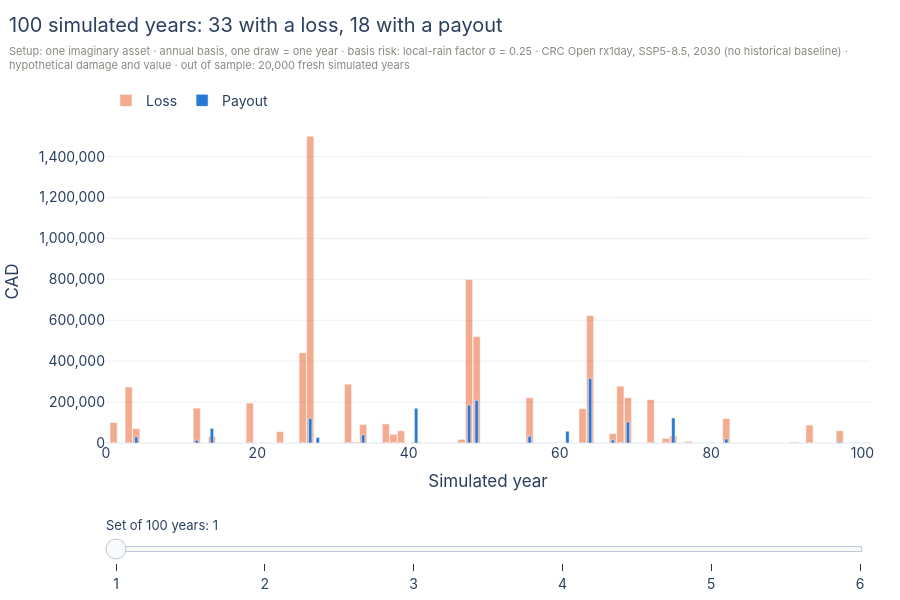

The notebook cell this image was saved under:
### Markdown cell above
> 💡 **Key idea: the contract is a function.** A cover is an **index**, a
> **payout function** and a currency, and that is all of it.
> Here `payout = 500,000 × clip((rain − 45) / (75 − 45), 0, 1)`. The module also
> ships a step payout, a piecewise-linear payout and an all-or-nothing payout,
> and you can write your own. Because the terms are just data, a cover can be
> saved, hashed and compared exactly (`first_cover.to_json()`,
> `first_cover.definition_hash`).

## 2. How often does it pay?

The brewery pays its premium every year. The payout comes only sometimes. Here
are 100 simulated years, with the loss and the payout of each. Drag the slider to
roll another 100.

### Code cell
CENTURIES = 6 if not CI else 3
years_axis = np.arange(1, 101)
fig = go.Figure()
for century in range(CENTURIES):
    start, stop = century * 100, (century + 1) * 100
    fig.add_trace(go.Bar(x=years_axis, y=loss_years[start:stop], name="Loss", marker_color=ORANGE, opacity=0.55,
                         visible=century == 0, width=0.95, legendgroup="loss", showlegend=True,
                         hovertemplate="Year %{x}: loss CAD %{y:,.0f}<extra></extra>"))
    fig.add_trace(go.Bar(x=years_axis, y=paid[start:stop], name="Payout", marker_color=BLUE,
                         visible=century == 0, width=0.45, legendgroup="payout", showlegend=True,
                         hovertemplate="Year %{x}: payout CAD %{y:,.0f}<extra></extra>"))


def visible_century(century):
    return [index // 2 == century for index in range(2 * CENTURIES)]


def century_title(century):
    start, stop = century * 100, (century + 1) * 100
    return (f"100 simulated years: {(loss_years[start:stop] > 0).sum()} with a loss, "
            f"{(paid[start:stop] > 0).sum()} with a payout")


layout(fig, century_title(0), FRESH_SETUP, barmode="overlay", bargap=0.2,
       xaxis=dict(title="Simulated year", range=[0, 101]), yaxis=dict(title="CAD", tickformat=",.0f", rangemode="tozero"),
       legend=dict(orientation="h", yanchor="bottom", y=1.01, x=0), height=600, bottom=130,
       sliders=[dict(active=0, currentvalue=dict(prefix="Set of 100 years: ", font=dict(size=13)), pad=dict(t=70),
                     steps=[dict(method="update", label=str(century + 1),
                                 args=[{"visible": visible_century(century)}, {"title.text": century_title(century)}])
                            for century in range(CENTURIES)])])
fig.show()

print(f"Across all {N_YEARS:,} fresh years: the cover pays in {(paid > 0).mean():.1%} of years (about 1 in {1 / (paid > 0).mean():.0f}), "
      f"and the brewery has a loss in {(loss_years > 0).mean():.1%} of years.")

### Figure 1 — Plotly figure (JSON) as saved in the notebook; plotly's stock layout.template omitted (floating-point values rounded to 4 significant figures)
{"data": [{"hovertemplate": "Year %{x}: loss CAD %{y:,.0f}<extra></extra>", "legendgroup": "loss", "marker": {"color": "#eb6834"}, "name": "Loss", "opacity": 0.55, "showlegend": true, "type": "bar", "visible": true, "width": 0.95, "x": [1, 2, 3, 4, 5, 6, 7, 8, 9, 10, 11, 12, 13, 14, 15, 16, 17, 18, 19, 20, 21, 22, 23, 24, 25, 26, 27, 28, 29, 30, 31, 32, 33, 34, 35, 36, 37, 38, 39, 40, 41, 42, 43, 44, 45, 46, 47, 48, 49, 50, 51, 52, 53, 54, 55, 56, 57, 58, 59, 60, 61, 62, 63, 64, 65, 66, 67, 68, 69, 70, 71, 72, 73, 74, 75, 76, 77, 78, 79, 80, 81, 82, 83, 84, 85, 86, 87, 88, 89, 90, 91, 92, 93, 94, 95, 96, 97, 98, 99, 100], "y": [100300.0, 0.0, 273800.0, 70520.0, 0.0, 0.0, 0.0, 0.0, 0.0, 0.0, 0.0, 170400.0, 0.0, 31810.0, 0.0, 0.0, 0.0, 0.0, 194900.0, 0.0, 0.0, 0.0, 55430.0, 0.0, 0.0, 440900.0, 1500000.0, 0.0, 0.0, 0.0, 0.0, 287600.0, 4907.0, 90120.0, 0.0, 0.0, 93200.0, 42890.0, 59580.0, 0.0, 6174.0, 0.0, 0.0, 0.0, 0.0, 0.0, 17710.0, 799600.0, 520100.0, 0.0, 0.0, 0.0, 0.0, 0.0, 0.0, 221300.0, 0.0, 0.0, 0.0, 0.0, 0.0, 0.0, 167600.0, 623200.0, 0.0, 0.0, 46410.0, 278000.0, 221400.0, 0.0, 0.0, 212500.0, 0.0, 23010.0, 35570.0, 0.0, 8196.0, 0.0, 0.0, 0.0, 0.0, 119400.0, 0.0, 0.0, 0.0, 0.0, 0.0, 0.0, 0.0, 0.0, 5261.0, 0.0, 87450.0, 0.0, 0.0, 0.0, 59830.0, 0.0, 0.0, 0.0]}, {"hovertemplate": "Year %{x}: payout CAD %{y:,.0f}<extra></extra>", "legendgroup": "payout", "marker": {"color": "#2a78d6"}, "name": "Payout", "showlegend": true, "type": "bar", "visible": true, "width": 0.45, "x": [1, 2, 3, 4, 5, 6, 7, 8, 9, 10, 11, 12, 13, 14, 15, 16, 17, 18, 19, 20, 21, 22, 23, 24, 25, 26, 27, 28, 29, 30, 31, 32, 33, 34, 35, 36, 37, 38, 39, 40, 41, 42, 43, 44, 45, 46, 47, 48, 49, 50, 51, 52, 53, 54, 55, 56, 57, 58, 59, 60, 61, 62, 63, 64, 65, 66, 67, 68, 69, 70, 71, 72, 73, 74, 75, 76, 77, 78, 79, 80, 81, 82, 83, 84, 85, 86, 87, 88, 89, 90, 91, 92, 93, 94, 95, 96, 97, 98, 99, 100], "y": [0.0, 0.0, 0.0, 29670.0, 0.0, 0.0, 0.0, 0.0, 0.0, 0.0, 0.0, 13960.0, 0.0, 71520.0, 0.0, 0.0, 0.0, 0.0, 0.0, 0.0, 0.0, 0.0, 0.0, 0.0, 0.0, 0.0, 120000.0, 26670.0, 0.0, 0.0, 0.0, 0.0, 0.0, 39950.0, 0.0, 0.0, 0.0, 0.0, 0.0, 0.0, 169800.0, 0.0, 0.0, 0.0, 0.0, 0.0, 0.0, 185100.0, 208700.0, 0.0, 0.0, 0.0, 0.0, 0.0, 0.0, 33420.0, 0.0, 0.0, 0.0, 0.0, 57560.0, 0.0, 2528.0, 315500.0, 0.0, 0.0, 15350.0, 0.0, 102700.0, 0.0, 0.0, 0.0, 0.0, 0.0, 122400.0, 0.0, 0.0, 0.0, 0.0, 0.0, 0.0, 19790.0, 0.0, 0.0, 0.0, 0.0, 0.0, 0.0, 0.0, 0.0, 0.0, 0.0, 0.0, 0.0, 0.0, 0.0, 5570.0, 0.0, 0.0, 0.0]}, {"hovertemplate": "Year %{x}: loss CAD %{y:,.0f}<extra></extra>", "legendgroup": "loss", "marker": {"color": "#eb6834"}, "name": "Loss", "opacity": 0.55, "showlegend": true, "type": "bar", "visible": false, "width": 0.95, "x": [1, 2, 3, 4, 5, 6, 7, 8, 9, 10, 11, 12, 13, 14, 15, 16, 17, 18, 19, 20, 21, 22, 23, 24, 25, 26, 27, 28, 29, 30, 31, 32, 33, 34, 35, 36, 37, 38, 39, 40, 41, 42, 43, 44, 45, 46, 47, 48, 49, 50, 51, 52, 53, 54, 55, 56, 57, 58, 59, 60, 61, 62, 63, 64, 65, 66, 67, 68, 69, 70, 71, 72, 73, 74, 75, 76, 77, 78, 79, 80, 81, 82, 83, 84, 85, 86, 87, 88, 89, 90, 91, 92, 93, 94, 95, 96, 97, 98, 99, 100], "y": [0.0, 0.0, 0.0, 0.0, 0.0, 0.0, 141300.0, 21720.0, 0.0, 0.0, 0.0, 0.0, 226800.0, 346600.0, 0.0, 25680.0, 0.0, 0.0, 0.0, 15340.0, 0.0, 953100.0, 47830.0, 0.0, 1328000.0, 0.0, 0.0, 523900.0, 0.0, 0.0, 3459.0, 0.0, 2712.0, 1524.0, 0.0, 0.0, 0.0, 0.0, 0.0, 0.0, 565400.0, 23110.0, 0.0, 0.0, 113400.0, 0.0, 0.0, 0.0, 54060.0, 0.0, 90090.0, 0.0, 0.0, 0.0, 0.0, 0.0, 0.0, 90530.0, 252800.0, 57730.0, 0.0, 0.0, 0.0, 0.0, 0.0, 0.0, 72460.0, 0.0, 0.0, 295300.0, 0.0, 0.0, 0.0, 0.0, 0.0, 0.0, 0.0, 0.0, 0.0, 67520.0, 42500.0, 0.0, 0.0, 185500.0, 0.0, 0.0, 601600.0, 0.0, 0.0, 0.0, 847500.0, 0.0, 387700.0, 55440.0, 21610.0, 0.0, 710500.0, 0.0, 0.0, 0.0]}, {"hovertemplate": "Year %{x}: payout CAD %{y:,.0f}<extra></extra>", "legendgroup": "payout", "marker": {"color": "#2a78d6"}, "name": "Payout", "showlegend": true, "type": "bar", "visible": false, "width": 0.45, "x": [1, 2, 3, 4, 5, 6, 7, 8, 9, 10, 11, 12, 13, 14, 15, 16, 17, 18, 19, 20, 21, 22, 23, 24, 25, 26, 27, 28, 29, 30, 31, 32, 33, 34, 35, 36, 37, 38, 39, 40, 41, 42, 43, 44, 45, 46, 47, 48, 49, 50, 51, 52, 53, 54, 55, 56, 57, 58, 59, 60, 61, 62, 63, 64, 65, 66, 67, 68, 69, 70, 71, 72, 73, 74, 75, 76, 77, 78, 79, 80, 81, 82, 83, 84, 85, 86, 87, 88, 89, 90, 91, 92, 93, 94, 95, 96, 97, 98, 99, 100], "y": [0.0, 0.0, 0.0, 0.0, 0.0, 0.0, 82280.0, 57980.0, 0.0, 0.0, 133700.0, 0.0, 146100.0, 0.0, 0.0, 0.0, 0.0, 0.0, 0.0, 0.0, 0.0, 19690.0, 0.0, 0.0, 62720.0, 0.0, 0.0, 82160.0, 0.0, 0.0, 59120.0, 0.0, 0.0, 0.0, 0.0, 0.0, 0.0, 0.0, 0.0, 0.0, 91040.0, 0.0, 0.0, 0.0, 0.0, 0.0, 0.0, 0.0, 73250.0, 0.0, 246000.0, 0.0, 0.0, 0.0, 0.0, 0.0, 0.0, 0.0, 370000.0, 0.0, 0.0, 0.0, 0.0, 0.0, 0.0, 0.0, 0.0, 0.0, 0.0, 0.0, 0.0, 0.0, 0.0, 0.0, 0.0, 0.0, 67580.0, 0.0, 0.0, 0.0, 0.0, 0.0, 0.0, 0.0, 0.0, 0.0, 212700.0, 0.0, 0.0, 0.0, 71310.0, 0.0, 131800.0, 0.0, 0.0, 0.0, 0.0, 0.0, 0.0, 0.0]}, {"hovertemplate": "Year %{x}: loss CAD %{y:,.0f}<extra></extra>", "legendgroup": "loss", "marker": {"color": "#eb6834"}, "name": "Loss", "opacity": 0.55, "showlegend": true, "type": "bar", "visible": false, "width": 0.95, "x": [1, 2, 3, 4, 5, 6, 7, 8, 9, 10, 11, 12, 13, 14, 15, 16, 17, 18, 19, 20, 21, 22, 23, 24, 25, 26, 27, 28, 29, 30, 31, 32, 33, 34, 35, 36, 37, 38, 39, 40, 41, 42, 43, 44, 45, 46, 47, 48, 49, 50, 51, 52, 53, 54, 55, 56, 57, 58, 59, 60, 61, 62, 63, 64, 65, 66, 67, 68, 69, 70, 71, 72, 73, 74, 75, 76, 77, 78, 79, 80, 81, 82, 83, 84, 85, 86, 87, 88, 89, 90, 91, 92, 93, 94, 95, 96, 97, 98, 99, 100], "y": [17680.0, 0.0, 0.0, 322600.0, 0.0, 542400.0, 0.0, 0.0, 263000.0, 22740.0, 338800.0, 151000.0, 33620.0, 0.0, 0.0, 0.0, 0.0, 91080.0, 48810.0, 0.0, 0.0, 0.0, 0.0, 0.0, 0.0, 249000.0, 0.0, 0.0, 0.0, 372000.0, 0.0, 0.0, 24810.0, 0.0, 81140.0, 0.0, 277300.0, 114000.0, 0.0, 0.0, 1032000.0, 33490.0, 0.0, 219600.0, 341400.0, 0.0, 0.0, 0.0, 0.0, 0.0, 0.0, 0.0, 0.0, 0.0, 0.0, 347700.0, 3710.0, 0.0, 30650.0, 839500.0, 0.0, 0.0, 0.0, 0.0, 0.0, 0.0, 0.0, 0.0, 0.0, 0.0, 0.0, 0.0, 30490.0, 462800.0, 0.0, 45000.0, 0.0, 0.0, 0.0, 0.0, 0.0, 0.0, 0.0, 0.0, 0.0, 0.0, 0.0, 0.0, 0.0, 0.0, 0.0, 63930.0, 0.0, 0.0, 57310.0, 140000.0, 248000.0, 0.0, 28320.0, 0.0]}, {"hovertemplate": "Year %{x}: payout CAD %{y:,.0f}<extra></extra>", "legendgroup": "payout", "marker": {"color": "#2a78d6"}, "name": "Payout", "showlegend": true, "type": "bar", "visible": false, "width": 0.45, "x": [1, 2, 3, 4, 5, 6, 7, 8, 9, 10, 11, 12, 13, 14, 15, 16, 17, 18, 19, 20, 21, 22, 23, 24, 25, 26, 27, 28, 29, 30, 31, 32, 33, 34, 35, 36, 37, 38, 39, 40, 41, 42, 43, 44, 45, 46, 47, 48, 49, 50, 51, 52, 53, 54, 55, 56, 57, 58, 59, 60, 61, 62, 63, 64, 65, 66, 67, 68, 69, 70, 71, 72, 73, 74, 75, 76, 77, 78, 79, 80, 81, 82, 83, 84, 85, 86, 87, 88, 89, 90, 91, 92, 93, 94, 95, 96, 97, 98, 99, 100], "y": [82440.0, 0.0, 52710.0, 133800.0, 0.0, 73550.0, 0.0, 0.0, 195500.0, 0.0, 325300.0, 0.0, 0.0, 0.0, 0.0, 0.0, 0.0, 24600.0, 158300.0, 0.0, 0.0, 0.0, 0.0, 0.0, 0.0, 77670.0, 0.0, 0.0, 0.0, 179000.0, 0.0, 0.0, 0.0, 0.0, 0.0, 0.0, 0.0, 0.0, 0.0, 0.0, 327500.0, 0.0, 0.0, 0.0, 0.0, 0.0, 0.0, 0.0, 0.0, 0.0, 0.0, 0.0, 0.0, 0.0, 0.0, 0.0, 0.0, 336500.0, 0.0, 81770.0, 0.0, 0.0, 0.0, 0.0, 0.0, 0.0, 0.0, 0.0, 0.0, 0.0, 0.0, 0.0, 0.0, 318900.0, 0.0, 149500.0, 0.0, 0.0, 0.0, 0.0, 0.0, 0.0, 0.0, 0.0, 0.0, 0.0, 0.0, 0.0, 0.0, 0.0, 0.0, 0.0, 0.0, 0.0, 0.0, 0.0, 0.0, 0.0, 0.0, 0.0]}, {"hovertemplate": "Year %{x}: loss CAD %{y:,.0f}<extra></extra>", "legendgroup": "loss", "marker": {"color": "#eb6834"}, "name": "Loss", "opacity": 0.55, "showlegend": true, "type": "bar", "visible": false, "width": 0.95, "x": [1, 2, 3, 4, 5, 6, 7, 8, 9, 10, 11, 12, 13, 14, 15, 16, 17, 18, 19, 20, 21, 22, 23, 24, 25, 26, 27, 28, 29, 30, 31, 32, 33, 34, 35, 36, 37, 38, 39, 40, 41, 42, 43, 44, 45, 46, 47, 48, 49, 50, 51, 52, 53, 54, 55, 56, 57, 58, 59, 60, 61, 62, 63, 64, 65, 66, 67, 68, 69, 70, 71, 72, 73, 74, 75, 76, 77, 78, 79, 80, 81, 82, 83, 84, 85, 86, 87, 88, 89, 90, 91, 92, 93, 94, 95, 96, 97, 98, 99, 100], "y": [0.0, 36190.0, 6015.0, 93450.0, 0.0, 0.0, 0.0, 0.0, 0.0, 0.0, 0.0, 0.0, 21320.0, 0.0, 0.0, 0.0, 0.0, 0.0, 0.0, 576800.0, 97880.0, 1500000.0, 0.0, 0.0, 189000.0, 0.0, 238500.0, 0.0, 0.0, 0.0, 0.0, 0.0, 0.0, 0.0, 176600.0, 222900.0, 0.0, 0.0, 147800.0, 0.0, 0.0, 115100.0, 0.0, 31050.0, 0.0, 27540.0, 0.0, 0.0, 0.0, 0.0, 0.0, 36030.0, 0.0, 0.0, 0.0, 0.0, 0.0, 0.0, 0.0, 78380.0, 61730.0, 0.0, 0.0, 0.0, 340600.0, 0.0, 230700.0, 0.0, 0.0, 50080.0, 0.0, 25680.0, 0.0, 23460.0, 0.0, 16600.0, 0.0, 32850.0, 0.0, 0.0, 0.0, 0.0, 0.0, 231800.0, 0.0, 13790.0, 195900.0, 0.0, 0.0, 0.0, 0.0, 0.0, 0.0, 0.0, 0.0, 0.0, 0.0, 188700.0, 0.0, 0.0]}, {"hovertemplate": "Year %{x}: payout CAD %{y:,.0f}<extra></extra>", "legendgroup": "payout", "marker": {"color": "#2a78d6"}, "name": "Payout", "showlegend": true, "type": "bar", "visible": false, "width": 0.45, "x": [1, 2, 3, 4, 5, 6, 7, 8, 9, 10, 11, 12, 13, 14, 15, 16, 17, 18, 19, 20, 21, 22, 23, 24, 25, 26, 27, 28, 29, 30, 31, 32, 33, 34, 35, 36, 37, 38, 39, 40, 41, 42, 43, 44, 45, 46, 47, 48, 49, 50, 51, 52, 53, 54, 55, 56, 57, 58, 59, 60, 61, 62, 63, 64, 65, 66, 67, 68, 69, 70, 71, 72, 73, 74, 75, 76, 77, 78, 79, 80, 81, 82, 83, 84, 85, 86, 87, 88, 89, 90, 91, 92, 93, 94, 95, 96, 97, 98, 99, 100], "y": [0.0, 0.0, 0.0, 0.0, 0.0, 0.0, 4158.0, 0.0, 0.0, 0.0, 0.0, 0.0, 0.0, 0.0, 0.0, 0.0, 0.0, 0.0, 113400.0, 285900.0, 0.0, 257700.0, 0.0, 0.0, 0.0, 0.0, 451300.0, 0.0, 0.0, 0.0, 0.0, 0.0, 0.0, 0.0, 0.0, 13150.0, 51950.0, 0.0, 0.0, 0.0, 0.0, 0.0, 0.0, 0.0, 0.0, 0.0, 0.0, 29920.0, 0.0, 0.0, 0.0, 0.0, 94470.0, 0.0, 0.0, 0.0, 36360.0, 0.0, 0.0, 89900.0, 117500.0, 0.0, 0.0, 0.0, 257700.0, 0.0, 34850.0, 0.0, 0.0, 0.0, 0.0, 0.0, 0.0, 1190.0, 0.0, 0.0, 0.0, 0.0, 0.0, 0.0, 0.0, 0.0, 0.0, 280300.0, 0.0, 0.0, 0.0, 63500.0, 0.0, 0.0, 0.0, 0.0, 0.0, 0.0, 0.0, 0.0, 0.0, 0.0, 0.0, 0.0]}, {"hovertemplate": "Year %{x}: loss CAD %{y:,.0f}<extra></extra>", "legendgroup": "loss", "marker": {"color": "#eb6834"}, "name": "Loss", "opacity": 0.55, "showlegend": true, "type": "bar", "visible": false, "width": 0.95, "x": [1, 2, 3, 4, 5, 6, 7, 8, 9, 10, 11, 12, 13, 14, 15, 16, 17, 18, 19, 20, 21, 22, 23, 24, 25, 26, 27, 28, 29, 30, 31, 32, 33, 34, 35, 36, 37, 38, 39, 40, 41, 42, 43, 44, 45, 46, 47, 48, 49, 50, 51, 52, 53, 54, 55, 56, 57, 58, 59, 60, 61, 62, 63, 64, 65, 66, 67, 68, 69, 70, 71, 72, 73, 74, 75, 76, 77, 78, 79, 80, 81, 82, 83, 84, 85, 86, 87, 88, 89, 90, 91, 92, 93, 94, 95, 96, 97, 98, 99, 100], "y": [0.0, 0.0, 0.0, 81180.0, 1109000.0, 0.0, 0.0, 0.0, 0.0, 0.0, 412800.0, 0.0, 0.0, 0.0, 29360.0, 0.0, 144200.0, 509300.0, 0.0, 0.0, 0.0, 0.0, 8975.0, 23850.0, 0.0, 72220.0, 232700.0, 0.0, 488200.0, 71570.0, 80840.0, 0.0, 0.0, 0.0, 0.0, 146400.0, 0.0, 221300.0, 43800.0, 0.0, 0.0, 0.0, 0.0, 0.0, 108000.0, 0.0, 234200.0, 0.0, 0.0, 0.0, 0.0, 0.0, 916700.0, 0.0, 81660.0, 91050.0, 0.0, 0.0, 1303000.0, 80890.0, 0.0, 0.0, 0.0, 79110.0, 0.0, 0.0, 0.0, 68810.0, 0.0, 278100.0, 0.0, 15040.0, 0.0, 0.0, 0.0, 1500000.0, 0.0, 0.0, 0.0, 1165000.0, 138400.0, 0.0, 0.0, 0.0, 0.0, 0.0, 568900.0, 140300.0, 0.0, 0.0, 185700.0, 0.0, 0.0, 0.0, 36900.0, 213600.0, 569100.0, 0.0, 118100.0, 27800.0]}, {"hovertemplate": "Year %{x}: payout CAD %{y:,.0f}<extra></extra>", "legendgroup": "payout", "marker": {"color": "#2a78d6"}, "name": "Payout", "showlegend": true, "type": "bar", "visible": false, "width": 0.45, "x": [1, 2, 3, 4, 5, 6, 7, 8, 9, 10, 11, 12, 13, 14, 15, 16, 17, 18, 19, 20, 21, 22, 23, 24, 25, 26, 27, 28, 29, 30, 31, 32, 33, 34, 35, 36, 37, 38, 39, 40, 41, 42, 43, 44, 45, 46, 47, 48, 49, 50, 51, 52, 53, 54, 55, 56, 57, 58, 59, 60, 61, 62, 63, 64, 65, 66, 67, 68, 69, 70, 71, 72, 73, 74, 75, 76, 77, 78, 79, 80, 81, 82, 83, 84, 85, 86, 87, 88, 89, 90, 91, 92, 93, 94, 95, 96, 97, 98, 99, 100], "y": [0.0, 0.0, 0.0, 0.0, 149600.0, 0.0, 0.0, 0.0, 0.0, 0.0, 0.0, 0.0, 0.0, 0.0, 0.0, 0.0, 50280.0, 0.0, 0.0, 0.0, 0.0, 0.0, 0.0, 0.0, 0.0, 0.0, 291300.0, 0.0, 0.0, 0.0, 0.0, 0.0, 0.0, 0.0, 75470.0, 85470.0, 0.0, 45980.0, 0.0, 0.0, 0.0, 0.0, 0.0, 0.0, 0.0, 149700.0, 76640.0, 0.0, 0.0, 0.0, 0.0, 0.0, 32420.0, 0.0, 0.0, 0.0, 0.0, 0.0, 500000.0, 0.0, 0.0, 0.0, 0.0, 96560.0, 0.0, 0.0, 0.0, 0.0, 0.0, 0.0, 0.0, 0.0, 0.0, 0.0, 0.0, 483500.0, 0.0, 0.0, 0.0, 324500.0, 0.0, 0.0, 0.0, 0.0, 0.0, 0.0, 174300.0, 0.0, 0.0, 0.0, 216900.0, 0.0, 0.0, 0.0, 0.0, 385800.0, 377800.0, 0.0, 0.0, 7054.0]}, {"hovertemplate": "Year %{x}: loss CAD %{y:,.0f}<extra></extra>", "legendgroup": "loss", "marker": {"color": "#eb6834"}, "name": "Loss", "opacity": 0.55, "showlegend": true, "type": "bar", "visible": false, "width": 0.95, "x": [1, 2, 3, 4, 5, 6, 7, 8, 9, 10, 11, 12, 13, 14, 15, 16, 17, 18, 19, 20, 21, 22, 23, 24, 25, 26, 27, 28, 29, 30, 31, 32, 33, 34, 35, 36, 37, 38, 39, 40, 41, 42, 43, 44, 45, 46, 47, 48, 49, 50, 51, 52, 53, 54, 55, 56, 57, 58, 59, 60, 61, 62, 63, 64, 65, 66, 67, 68, 69, 70, 71, 72, 73, 74, 75, 76, 77, 78, 79, 80, 81, 82, 83, 84, 85, 86, 87, 88, 89, 90, 91, 92, 93, 94, 95, 96, 97, 98, 99, 100], "y": [0.0, 0.0, 40340.0, 60470.0, 87180.0, 0.0, 0.0, 0.0, 0.0, 0.0, 946400.0, 214700.0, 0.0, 114000.0, 0.0, 0.0, 177600.0, 0.0, 0.0, 0.0, 0.0, 0.0, 0.0, 0.0, 0.0, 0.0, 0.0, 0.0, 0.0, 79350.0, 0.0, 0.0, 0.0, 28750.0, 9510.0, 191200.0, 0.0, 0.0, 0.0, 285900.0, 0.0, 0.0, 132300.0, 0.0, 0.0, 0.0, 0.0, 0.0, 101200.0, 0.0, 0.0, 9948.0, 0.0, 770600.0, 0.0, 0.0, 0.0, 126600.0, 1077000.0, 0.0, 2374.0, 288500.0, 0.0, 0.0, 0.0, 45450.0, 172800.0, 0.0, 34850.0, 13680.0, 0.0, 0.0, 0.0, 91180.0, 1380000.0, 0.0, 39350.0, 0.0, 164100.0, 0.0, 967900.0, 0.0, 0.0, 0.0, 38040.0, 0.0, 12550.0, 57620.0, 0.0, 75670.0, 0.0, 0.0, 0.0, 0.0, 0.0, 0.0, 76400.0, 0.0, 0.0, 57080.0]}, {"hovertemplate": "Year %{x}: payout CAD %{y:,.0f}<extra></extra>", "legendgroup": "payout", "marker": {"color": "#2a78d6"}, "name": "Payout", "showlegend": true, "type": "bar", "visible": false, "width": 0.45, "x": [1, 2, 3, 4, 5, 6, 7, 8, 9, 10, 11, 12, 13, 14, 15, 16, 17, 18, 19, 20, 21, 22, 23, 24, 25, 26, 27, 28, 29, 30, 31, 32, 33, 34, 35, 36, 37, 38, 39, 40, 41, 42, 43, 44, 45, 46, 47, 48, 49, 50, 51, 52, 53, 54, 55, 56, 57, 58, 59, 60, 61, 62, 63, 64, 65, 66, 67, 68, 69, 70, 71, 72, 73, 74, 75, 76, 77, 78, 79, 80, 81, 82, 83, 84, 85, 86, 87, 88, 89, 90, 91, 92, 93, 94, 95, 96, 97, 98, 99, 100], "y": [0.0, 0.0, 0.0, 0.0, 0.0, 0.0, 0.0, 0.0, 0.0, 0.0, 363400.0, 24810.0, 0.0, 366400.0, 0.0, 0.0, 44740.0, 0.0, 0.0, 0.0, 0.0, 0.0, 0.0, 0.0, 0.0, 0.0, 0.0, 0.0, 0.0, 0.0, 0.0, 0.0, 0.0, 0.0, 0.0, 199200.0, 0.0, 0.0, 0.0, 32470.0, 0.0, 0.0, 0.0, 0.0, 0.0, 0.0, 0.0, 0.0, 6666.0, 0.0, 0.0, 68160.0, 0.0, 219800.0, 72050.0, 0.0, 0.0, 0.0, 164700.0, 0.0, 0.0, 32060.0, 0.0, 0.0, 0.0, 0.0, 0.0, 0.0, 0.0, 0.0, 0.0, 0.0, 0.0, 0.0, 326900.0, 0.0, 169800.0, 0.0, 147200.0, 0.0, 500000.0, 0.0, 0.0, 0.0, 66430.0, 0.0, 6552.0, 118800.0, 0.0, 0.0, 52240.0, 0.0, 0.0, 0.0, 0.0, 0.0, 0.0, 0.0, 0.0, 0.0]}], "layout": {"bargap": 0.2, "barmode": "overlay", "font": {"family": "Inter, Helvetica, Arial, sans-serif", "size": 14}, "height": 600, "hoverlabel": {"font": {"size": 13}}, "legend": {"orientation": "h", "x": 0, "y": 1.01, "yanchor": "bottom"}, "margin": {"b": 130, "l": 75, "r": 30, "t": 120}, "sliders": [{"active": 0, "currentvalue": {"font": {"size": 13}, "prefix": "Set of 100 years: "}, "pad": {"t": 70}, "steps": [{"args": [{"visible": [true, true, false, false, false, false, false, false, false, false, false, false]}, {"title.text": "100 simulated years: 33 with a loss, 18 with a payout"}], "label": "1", "method": "update"}, {"args": [{"visible": [false, false, true, true, false, false, false, false, false, false, false, false]}, {"title.text": "100 simulated years: 32 with a loss, 16 with a payout"}], "label": "2", "method": "update"}, {"args": [{"visible": [false, false, false, false, true, true, false, false, false, false, false, false]}, {"title.text": "100 simulated years: 32 with a loss, 15 with a payout"}], "label": "3", "method": "update"}, {"args": [{"visible": [false, false, false, false, false, false, true, true, false, false, false, false]}, {"title.text": "100 simulated years: 29 with a loss, 17 with a payout"}], "label": "4", "method": "update"}, {"args": [{"visible": [false, false, false, false, false, false, false, false, true, true, false, false]}, {"title.text": "100 simulated years: 38 with a loss, 18 with a payout"}], "label": "5", "method": "update"}, {"args": [{"visible": [false, false, false, false, false, false, false, false, false, false, true, true]}, {"title.text": "100 simulated years: 35 with a loss, 20 with a payout"}], "label": "6", "method": "update"}]}], "title": {"subtitle": {"font": {"color": "#8a8880", "size": 11}, "text": "Setup: one imaginary asset · annual basis, one draw = one year · basis risk: local-rain factor σ = 0.25 · CRC Open rx1day, SSP5-8.5, 2030 (no historical baseline) ·<br>hypothetical damage and value · out of sample: 20,000 fresh simulated years"}, "text": "100 simulated years: 33 with a loss, 18 with a payout", "x": 0.01, "y": 0.97, "yanchor": "top"}, "xaxis": {"range": [0, 101], "title": {"text": "Simulated year"}}, "yaxis": {"rangemode": "tozero", "tickformat": ",.0f", "title": {"text": "CAD"}}}}
